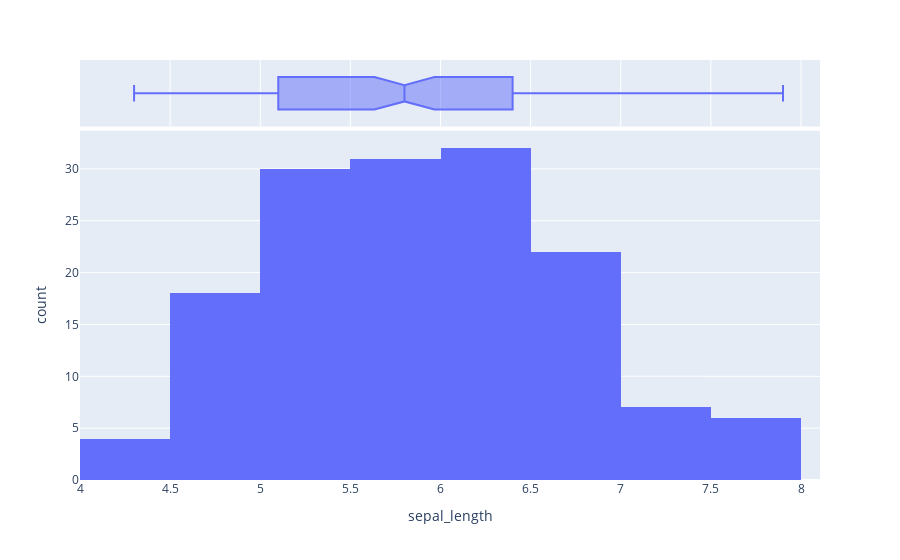

Notebook cell for this chart:
### Markdown cell above
## **Check Distribution - Sepal Length**

### Code cell
px.histogram(df,x='sepal_length',marginal='box')

### Figure 1 — Plotly figure (JSON) as saved in the notebook; plotly's stock layout.template omitted (floating-point values rounded to 4 significant figures; data arrays with more than 128 entries replaced by an {"elided": "..."} marker saying what was removed)
{"data": [{"alignmentgroup": "True", "bingroup": "x", "hovertemplate": "sepal_length=%{x}<br>count=%{y}<extra></extra>", "legendgroup": "", "marker": {"color": "#636efa", "pattern": {"shape": ""}}, "name": "", "offsetgroup": "", "orientation": "v", "showlegend": false, "type": "histogram", "x": {"elided": "150 float values"}, "xaxis": "x", "yaxis": "y"}, {"alignmentgroup": "True", "hovertemplate": "sepal_length=%{x}<extra></extra>", "legendgroup": "", "marker": {"color": "#636efa"}, "name": "", "notched": true, "offsetgroup": "", "showlegend": false, "type": "box", "x": {"elided": "150 float values"}, "xaxis": "x2", "yaxis": "y2"}], "layout": {"barmode": "relative", "legend": {"tracegroupgap": 0}, "margin": {"t": 60}, "xaxis": {"anchor": "y", "domain": [0, 1], "title": {"text": "sepal_length"}}, "xaxis2": {"anchor": "y2", "domain": [0, 1], "matches": "x", "showgrid": true, "showticklabels": false}, "yaxis": {"anchor": "x", "domain": [0, 0.8316], "title": {"text": "count"}}, "yaxis2": {"anchor": "x2", "domain": [0.8416, 1], "matches": "y2", "showgrid": false, "showline": false, "showticklabels": false, "ticks": ""}}}
